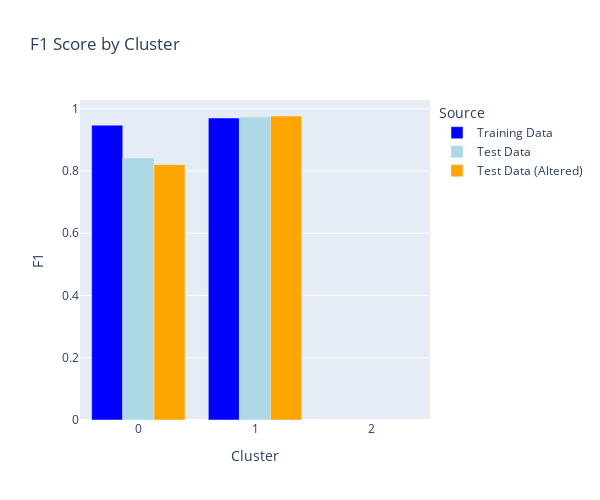

Notebook code for this chart:
### Code cell
px.bar(performance_df, x='Cluster', y='F1', color='Source', barmode="group", width=600, height=500,
      title='F1 Score by Cluster', color_discrete_map=source_dict)

### Figure 1 — Plotly figure (JSON) as saved in the notebook; plotly's stock layout.template omitted (floating-point values rounded to 4 significant figures)
{"data": [{"alignmentgroup": "True", "hovertemplate": "Source=Training Data<br>Cluster=%{x}<br>F1=%{y}<extra></extra>", "legendgroup": "Training Data", "marker": {"color": "blue", "pattern": {"shape": ""}}, "name": "Training Data", "offsetgroup": "Training Data", "orientation": "v", "showlegend": true, "textposition": "auto", "type": "bar", "x": ["0", "1", "2"], "xaxis": "x", "y": [0.9474, 0.9703, 0], "yaxis": "y"}, {"alignmentgroup": "True", "hovertemplate": "Source=Test Data<br>Cluster=%{x}<br>F1=%{y}<extra></extra>", "legendgroup": "Test Data", "marker": {"color": "lightblue", "pattern": {"shape": ""}}, "name": "Test Data", "offsetgroup": "Test Data", "orientation": "v", "showlegend": true, "textposition": "auto", "type": "bar", "x": ["0", "1", "2"], "xaxis": "x", "y": [0.8421, 0.9736, 0], "yaxis": "y"}, {"alignmentgroup": "True", "hovertemplate": "Source=Test Data (Altered)<br>Cluster=%{x}<br>F1=%{y}<extra></extra>", "legendgroup": "Test Data (Altered)", "marker": {"color": "orange", "pattern": {"shape": ""}}, "name": "Test Data (Altered)", "offsetgroup": "Test Data (Altered)", "orientation": "v", "showlegend": true, "textposition": "auto", "type": "bar", "x": ["0", "1", "2"], "xaxis": "x", "y": [0.8205, 0.9767, 0], "yaxis": "y"}], "layout": {"barmode": "group", "height": 500, "legend": {"title": {"text": "Source"}, "tracegroupgap": 0}, "title": {"text": "F1 Score by Cluster"}, "width": 600, "xaxis": {"anchor": "y", "autorange": true, "domain": [0, 1], "range": [-0.5, 2.5], "title": {"text": "Cluster"}, "type": "category"}, "yaxis": {"anchor": "x", "autorange": true, "domain": [0, 1], "range": [0, 1.028], "title": {"text": "F1"}, "type": "linear"}}}
